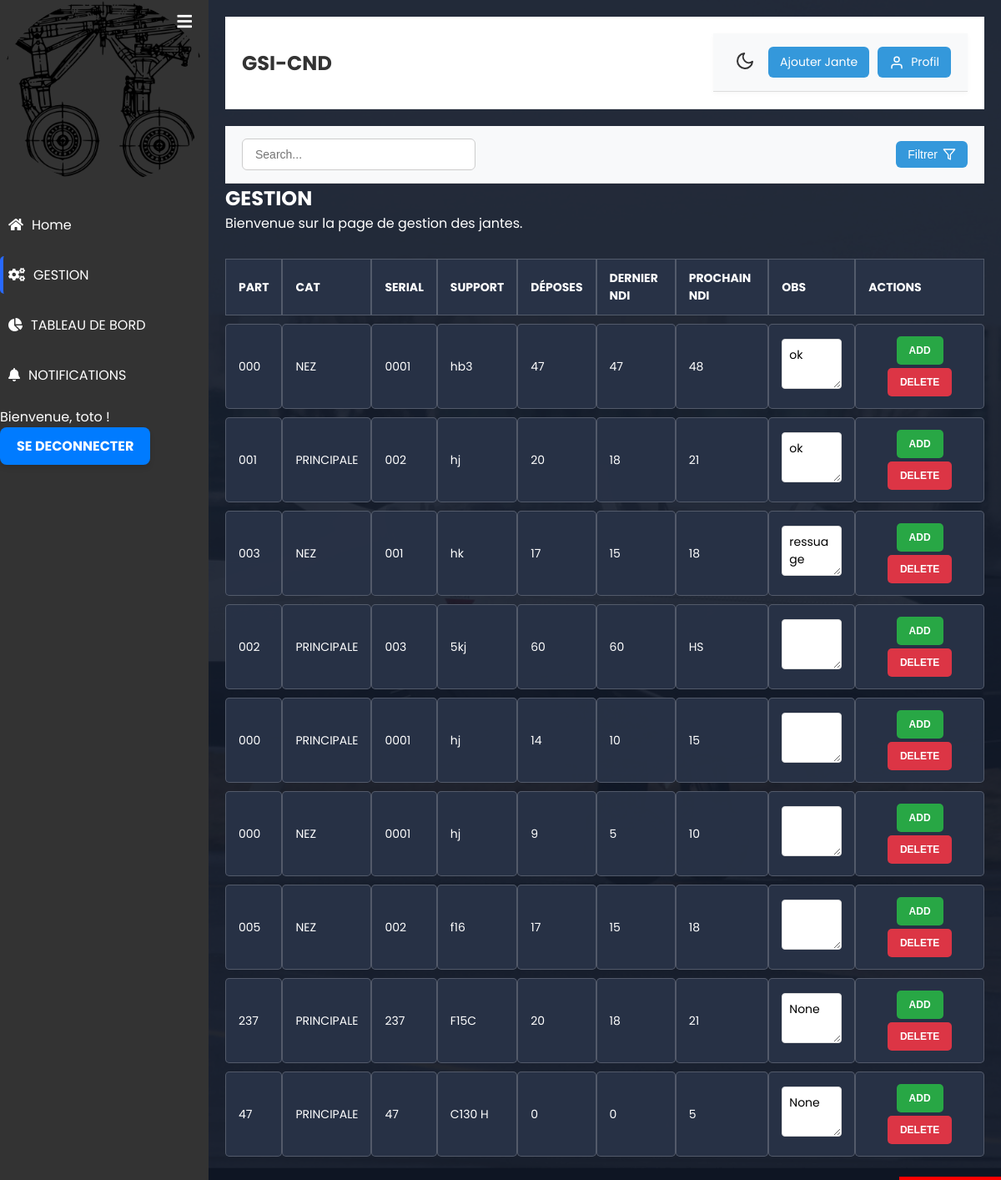
The page /gestion/ (signed in) on the database as committed earlier.
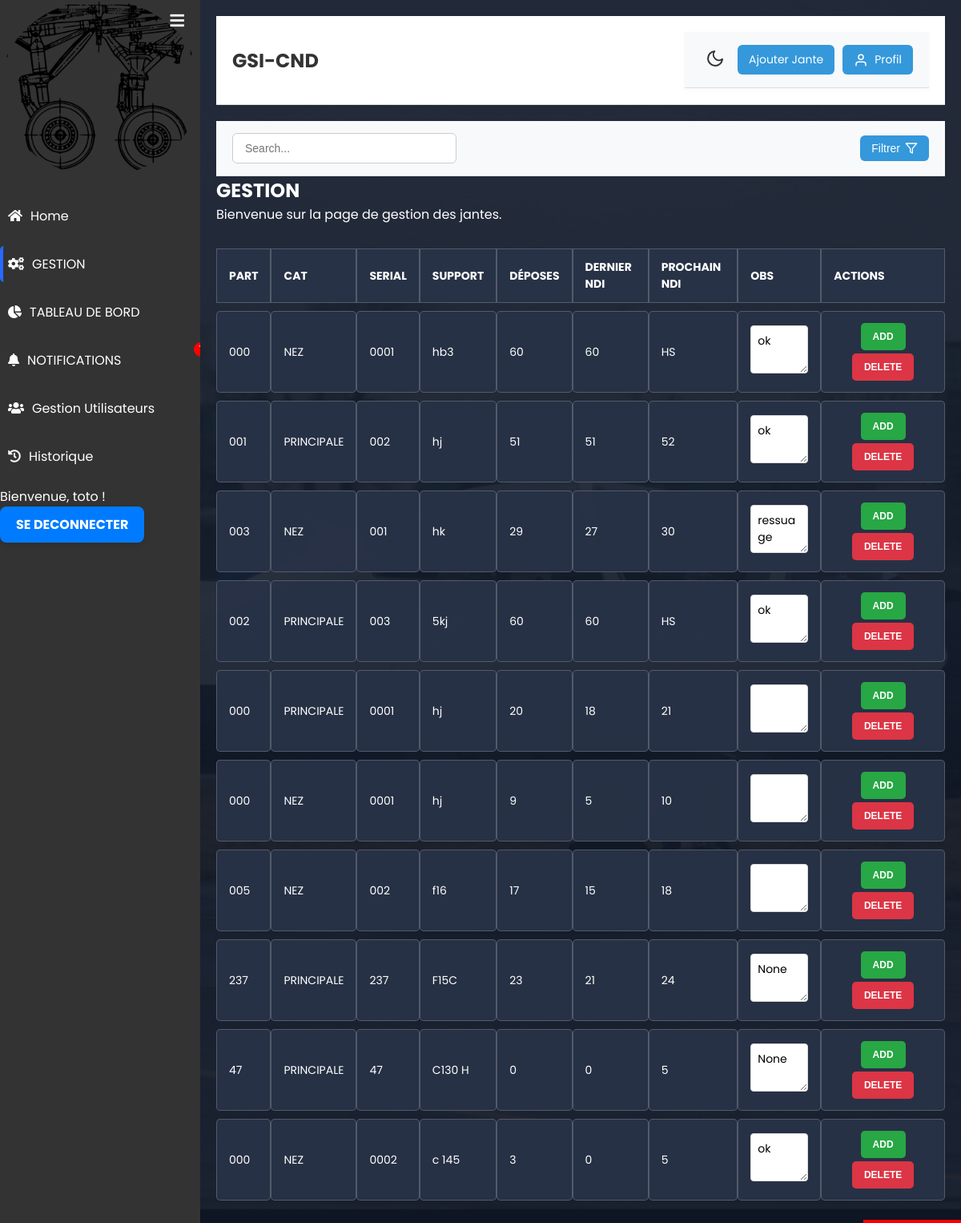
The same page on the database as committed later.
### blog/models.py (models this page shows, shortened)
class Jante(models.Model):
    part_number = models.CharField(max_length=100)
    category = models.CharField(max_length=50, choices=[('NEZ', 'NEZ'), ('PRINCIPALE', 'PRINCIPALE')])
    serial_number = models.CharField(max_length=100)
    support = models.CharField(max_length=50)
    nombre_de_deposes = models.IntegerField(default=0)
    dernier_ndi = models.IntegerField(default=0)
    prochain_ndi = models.CharField(max_length=10, default="5")
    obs = models.TextField(blank=True, null=True)

### blog/views.py (the view)
# urls.py: path('gestion/', views.gestion_view, name='gestion'),  # Page GESTION avec le tableau
@login_required
def gestion_view(request):
    has_unread_notifications = Notification.objects.filter(is_read=False).exists()
    jantes = Jante.objects.all()
    return render(request, 'blog/gestion.html', {
        'jantes': jantes,
        'has_unread_notifications': has_unread_notifications,
    })

### blog/context_processors.py (called while the page is built)
def notifications_processor(request):
    if request.user.is_authenticated:
        return {
            'notifications': Notification.objects.filter(is_read=False).order_by('-created_at')
        }
    return {}  # Ne retourne rien si l'utilisateur n'est pas connecté

### blog/templates/blog/gestion.html (shortened to what this page needs)
{% extends "blog/base_blog.html" %}
{% block content %}
<h2>GESTION</h2>
<p>Bienvenue sur la page de gestion des jantes.</p>
{% include "blog/tableau.html" %}
{% endblock content %}

### blog/templates/blog/zone_gauche.html (shortened to what this page needs)
{% load static %}
<div id="sidebar" class="sidebar">
    <button id="toggle-sidebar" title="Ouvrir / Fermer la barre latérale" class="sidebar-toggle">
        <i id="sidebar-icon" class="fas fa-bars"></i>
    </button>
    <div class="sidebar-header">
        <div class="app-icon">
            <img src="{% static 'img/jante.webp' %}" alt="Jante" style="width: 100%; height: auto;">
        </div>
    </div>
    <ul class="sidebar-list">
        <li class="sidebar-list-item {% if request.resolver_match.url_name == 'home' %}active{% endif %}">
            <a href="{% url 'home' %}">
                <i class="fas fa-home"></i>
                <span>Home</span>
            </a>
        </li>
        <li class="sidebar-list-item {% if request.resolver_match.url_name == 'gestion' %}active{% endif %}">
            <a href="{% url 'gestion' %}">
                <i class="fas fa-cogs"></i>
                <span>GESTION</span>
            </a>
        </li>
        <li class="sidebar-list-item {% if request.resolver_match.url_name == 'TABLEAU_BORD' %}active{% endif %}">
            <a href="{% url 'TABLEAU_BORD' %}">
                <i class="fas fa-chart-pie"></i>
                <span>TABLEAU DE BORD</span>
            </a>
        </li>
        <li class="sidebar-list-item {% if request.resolver_match.url_name == 'NOTIFICATIONS' %}active{% endif %}">
            <a href="{% url 'NOTIFICATIONS' %}" class="notification-link" style="position: relative;">
                <i class="fas fa-bell"></i>
                <span>NOTIFICATIONS</span>
                <span id="notif-count" class="notif-badge" style="display: none;">0</span>
            </a>
        </li>
        {% if user.is_superuser %}
        <li class="sidebar-list-item {% if request.resolver_match.url_name == 'user_management' %}active{% endif %}">
            <a href="{% url 'user_management' %}">
                <i class="fas fa-users"></i>
                <span>Gestion Utilisateurs</span>
            </a>
        </li>
        <li class="sidebar-list-item {% if request.resolver_match.url_name == 'action_history' %}active{% endif %}">
            <a href="{% url 'action_history' %}">
                <i class="fas fa-history"></i>
                <span>Historique</span>
            </a>
        </li>
        {% endif %}
    </ul>
    <div class="account-info">
        <div class="account-info-name">Bienvenue, {{ user.username }} !</div>
        {% if user.is_authenticated %}
            <a href="{% url 'logout' %}" class="logout-link">SE DECONNECTER</a>
        {% endif %}
    </div>
</div>
<link href="https://cdnjs.cloudflare.com/ajax/libs/font-awesome/5.15.4/css/all.min.css" rel="stylesheet">

### blog/templates/blog/tableau.html
<table id="products-table" class="products-table">
    <thead>
        <tr>
            <th>PART</th>
            <th>CAT</th>
            <th>SERIAL</th>
            <th>SUPPORT</th>
            <th>DÉPOSES</th>
            <th>DERNIER NDI</th>
            <th>PROCHAIN NDI</th>
            <th>OBS</th>
            <th>ACTIONS</th>
        </tr>
    </thead>
    <tbody>
        {% for jante in jantes %}
        <tr data-jante-id="{{ jante.id }}">
            <td>{{ jante.part_number|truncatechars:10 }}</td>
            <td>{{ jante.category }}</td>
            <td>{{ jante.serial_number|truncatechars:8 }}</td>
            <td>{{ jante.support|truncatechars:8 }}</td>
            <td>{{ jante.nombre_de_deposes }}</td>
            <td>{{ jante.dernier_ndi }}</td>
            <td>{{ jante.prochain_ndi }}</td>
            <td>
                <textarea class="obs-input"
                          data-jante-id="{{ jante.id }}"
                          onblur="updateObs(this)">{{ jante.obs }}</textarea>
            </td>
            <td class="action-cell">
                <button class="btn-action add" onclick="handleAdd('{{ jante.serial_number }}', {{ jante.id }}, this)">ADD</button>
                <button class="btn-action delete" onclick="handleDelete('{{ jante.serial_number }}', {{ jante.id }}, this)">DELETE</button>
            </td>
        </tr>
        {% endfor %}
    </tbody>
</table>

Rows that differ between the two databases and show on the page:
changed User "toto": is_superuser False → True (drawn)
changed Jante "hb3": nombre_de_deposes "47" → "60"; dernier_ndi "47" → "60"; prochain_ndi "48" → "HS"
changed Jante (number 2 of 10 on the later page): nombre_de_deposes "20" → "51"; dernier_ndi "18" → "51"; prochain_ndi "21" → "52"
changed Jante "hk": nombre_de_deposes "17" → "29"; dernier_ndi "15" → "27"; prochain_ndi "18" → "30"
changed Jante "5kj": id (not shown) → "ok"
changed Jante (number 5 of 10 on the later page): nombre_de_deposes "14" → "20"; dernier_ndi "10" → "18"; prochain_ndi "15" → "21"
changed Jante (number 8 of 10 on the later page): nombre_de_deposes "20" → "23"; dernier_ndi "18" → "21"; prochain_ndi "21" → "24"
added Jante: part_number "000", category "NEZ", serial_number "0002", support "c 145", nombre_de_deposes "3", dernier_ndi "0", prochain_ndi "5", id "ok"
Other text that changed with them:
text now shown: "Gestion Utilisateurs Historique"
